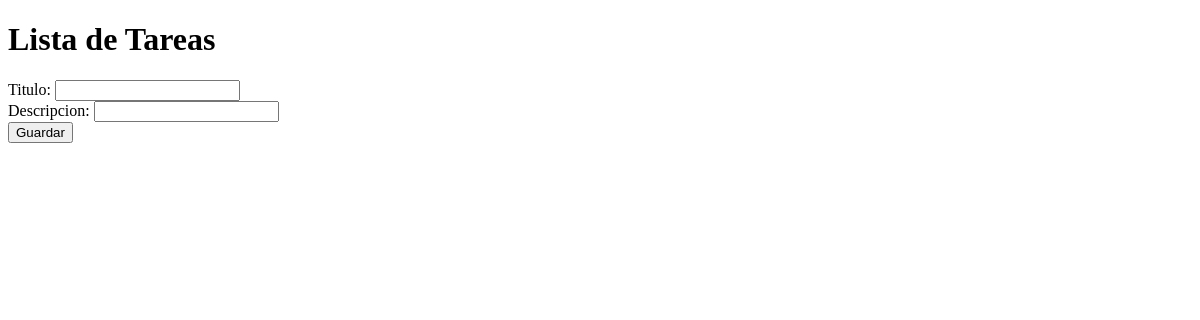
Before: / with the older database file.
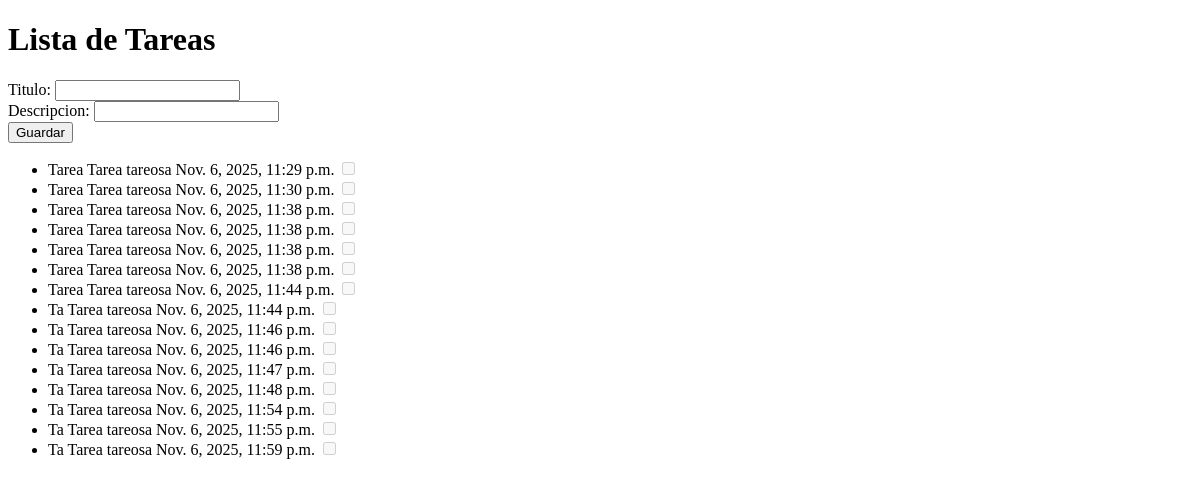
After: the same page with the newer database file.
### ToDoApp/models.py (models this page shows)
class Tarea(models.Model):
    titulo = models.CharField(max_length=50)
    descripcion = models.CharField(max_length=500)
    fecha_creacion = models.DateTimeField(auto_now_add=True)
    estado = models.BooleanField(default=False)

### ToDoApp/views.py (the view)
# urls.py: path('', views.main, name='main')
def main(request):
    if request.method == 'POST':
        form = FormTarea(request.POST)
        if form.is_valid():
            form.save()
    form = FormTarea()
    tarea = Tarea.objects.all()
    context = {'form':form, 'tareas':tarea}
    return render(request, 'main.html', context)

### ToDoApp/forms.py
class FormTarea(ModelForm):
    class Meta:
        model = Tarea
        fields = ['titulo', 'descripcion']

### ToDoApp/templates/main.html (shortened to what this page needs)
<!DOCTYPE html>
<html lang="en">
<head>
</head>
<body>
    <h1>Lista de Tareas</h1>
    <form action="{% url 'main' %}" method="POST">
        {{form}}
        <button type="submit">Guardar</button>
    </form>
    {% if tareas %}
    <ul>
        {% for tarea in tareas %}
        <li>{{tarea.titulo}} {{tarea.descripcion}} {{tarea.fecha_creacion}} <input type="checkbox" {% if tarea.estado %} checked {% endif %} disabled></li>
        {% endfor %}
    </ul>
    {% endif %}
</body>
</html>

Changed rows visible on the page:
added Tarea: titulo "Tarea", descripcion "Tarea tareosa", fecha_creacion "Nov. 6, 2025, 11:29 p.m."
added Tarea: titulo "Tarea", descripcion "Tarea tareosa", fecha_creacion "Nov. 6, 2025, 11:30 p.m."
added Tarea: titulo "Tarea", descripcion "Tarea tareosa", fecha_creacion "Nov. 6, 2025, 11:38 p.m."
added Tarea: titulo "Tarea", descripcion "Tarea tareosa", fecha_creacion "Nov. 6, 2025, 11:38 p.m."
added Tarea: titulo "Tarea", descripcion "Tarea tareosa", fecha_creacion "Nov. 6, 2025, 11:38 p.m."
added Tarea: titulo "Tarea", descripcion "Tarea tareosa", fecha_creacion "Nov. 6, 2025, 11:38 p.m."
added Tarea: titulo "Tarea", descripcion "Tarea tareosa", fecha_creacion "Nov. 6, 2025, 11:44 p.m."
added Tarea: titulo "Ta", descripcion "Tarea tareosa", fecha_creacion "Nov. 6, 2025, 11:44 p.m."
added Tarea: titulo "Ta", descripcion "Tarea tareosa", fecha_creacion "Nov. 6, 2025, 11:46 p.m."
added Tarea: titulo "Ta", descripcion "Tarea tareosa", fecha_creacion "Nov. 6, 2025, 11:46 p.m."
added Tarea: titulo "Ta", descripcion "Tarea tareosa", fecha_creacion "Nov. 6, 2025, 11:47 p.m."
added Tarea: titulo "Ta", descripcion "Tarea tareosa", fecha_creacion "Nov. 6, 2025, 11:48 p.m."
added Tarea: titulo "Ta", descripcion "Tarea tareosa", fecha_creacion "Nov. 6, 2025, 11:54 p.m."
added Tarea: titulo "Ta", descripcion "Tarea tareosa", fecha_creacion "Nov. 6, 2025, 11:55 p.m."
added Tarea: titulo "Ta", descripcion "Tarea tareosa", fecha_creacion "Nov. 6, 2025, 11:59 p.m."
